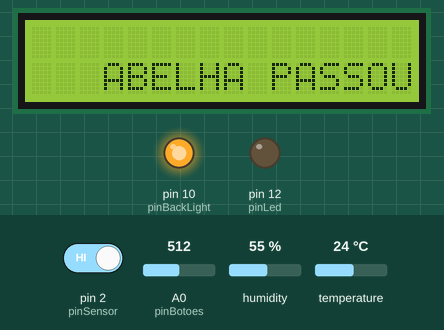
Recording of a sketch running on a simulated Arduino Uno, built with avr-gcc and run on an emulated ATmega328P. Shown: 16×2 character LCD, output pins drawn as LEDs (lit = HIGH). Inputs (shaded band) come from the test bench; at power-on: A0 (pinBotoes) = 512, pin 2 (pinSensor) HIGH, humidity 55 %, temperature 24 °C. What the sketch prints to the serial monitor is not drawn.

Above: at 1.2 s.
1.3 s: A0 (pinBotoes) set to 787
2.8 s: A0 (pinBotoes) set to 810
At 4.0 s:
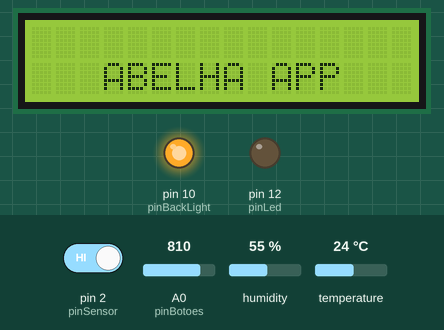
4.3 s: A0 (pinBotoes) set to 50
At 5.1 s:
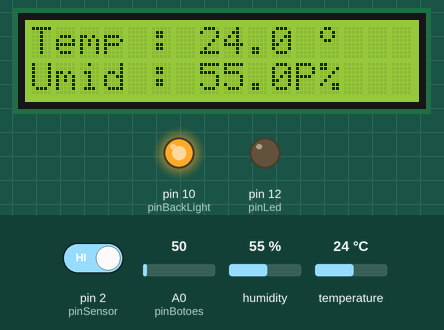
7.3 s: A0 (pinBotoes) set to 381
9.5 s: A0 (pinBotoes) set to 407
At 10.4 s:
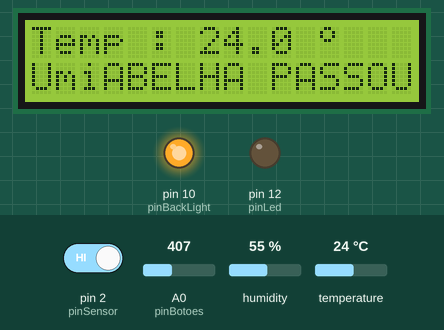
11.0 s: pin 2 (pinSensor) driven LOW
At 11.7 s:
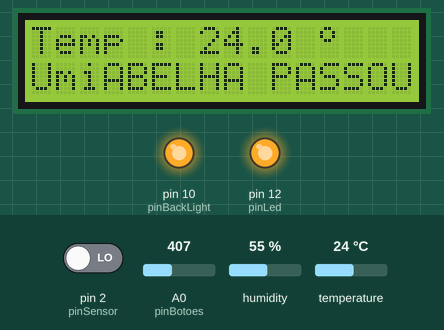
Timing chart, 0 to 13.5 s (numbered marks = the images above; inputs shaded):
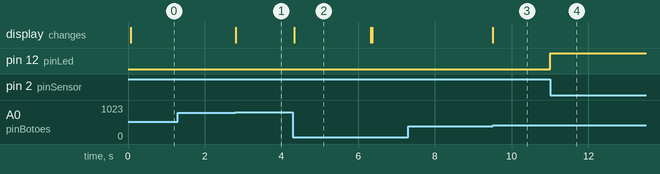

The sketch:

sketch_display_dados.ino
```cpp
/* AUTOR:     BrincandoComIdeias
*  ACOMPANHE: https://www.youtube.com/brincandocomideias ; https://www.instagram.com/canalbrincandocomideias/
*  APRENDA:   https://cursodearduino.net/ ; https://cursoderobotica.net
*  COMPRE:    https://www.arducore.com.br/
*/
#include <LiquidCrystal.h>
#include <DHT_U.h>
#include <DHT.h>

#define DHTPIN A1 // pino que estamos conectado
#define DHTTYPE DHT11 // DHT 11

// Conecte pino 1 do sensor (esquerda) ao +5V
// Conecte pino 2 do sensor ao pino de dados definido em seu Arduino
// Conecte pino 4 do sensor ao GND
// Conecte o resistor de 10K entre pin 2 (dados)
// e ao pino 1 (VCC) do sensor
DHT dht(DHTPIN, DHTTYPE);

//******* CONFIGURACAO DO PROJETO *********
#define pinBotoes A0

#define pinRs 8
#define pinEn 9
#define pinD4 4
#define pinD5 5
#define pinD6 6
#define pinD7 7
#define pinBackLight 10
//*****************************************

#define btNENHUM 0
#define btSELECT 1
#define btLEFT   2
#define btUP     3
#define btDOWN   4
#define btRIGHT  5

#define tempoDebounce 50

unsigned long delayBotao;
int estadoBotaoAnt = btNENHUM;
int pinLed = 12; // led conectado no pino digital 12
int pinSensor = 2; // módulo conectado no pino digial 2
int pinSensorAnalogico = A0; // módulo conectado no pino analógico A0

void estadoBotao(int botao);
void botaoApertado(int botao);
void botaoSolto(int botao);

LiquidCrystal lcd(pinRs, pinEn, pinD4, pinD5, pinD6, pinD7);

//Para o exemplo de uso
String descBotao[6] = {"", "Select", "Esquerda", "Abaixo", "Acima", "Direita"};
int contador = 0;
byte grau[8] ={ B00001100,
                B00010010,
                B00010010,
                B00001100,
                B00000000,
                B00000000,
                B00000000,
                B00000000,};
void setup() {
  pinMode(pinBackLight, OUTPUT);
  digitalWrite(pinBackLight, HIGH);
  //Cria o caractere customizado com o simbolo do grau
  lcd.createChar(0, grau);
  lcd.begin(16, 2);
  Serial.begin(9600);
  dht.begin();

  Serial.begin(9600);
  pinMode(pinSensor, INPUT); // define como entrada
  pinMode(pinLed, OUTPUT); // definoe como saída
  digitalWrite(pinLed, LOW); // led incia apagado
}

void loop() {
  int valBotoes = analogRead(pinBotoes);

  if ((valBotoes < 800) && (valBotoes >= 600)) {
     estadoBotao(btSELECT);

  } else if ((valBotoes < 600) && (valBotoes >= 400)) {
     estadoBotao(btLEFT);


  } else if ((valBotoes < 400) && (valBotoes >= 200)) {
     estadoBotao(btUP);

  } else if ((valBotoes < 200) && (valBotoes >= 60)) {
     estadoBotao(btDOWN);

  } else if  (valBotoes < 60) {
     estadoBotao(btRIGHT);

  } else {
     estadoBotao(btNENHUM);
  }
}

void estadoBotao(int botao) {
  //Quando um botao estiver apertado

  if (botao == btNENHUM) {

    lcd.setCursor(14,0);
    lcd.setCursor(3,1);
    lcd.print("ABELHA APP");

  }

  if (botao == btLEFT){

            Serial.println(analogRead(pinSensorAnalogico));
            if (digitalRead(pinSensor) == LOW){ // se for LOW
            digitalWrite(pinLed, HIGH); // acende o led
            } else { // caso contrário
            digitalWrite(pinLed, LOW); // apaga o led
            }

         do{

            lcd.setCursor(14,0);
            lcd.setCursor(3,1);
            lcd.print("ABELHA PASSOU");

          }

          while (pinSensorAnalogico > 500);


  }

    if (botao == btRIGHT){

          float h = dht.readHumidity(); //Le o valor da umidade
     float t = dht.readTemperature(); //Le o valor da temperatura
     lcd.setCursor(0,0);
     lcd.print("Temp : ");
     lcd.print(" ");
     lcd.setCursor(7,0);
     lcd.print(t,1);
     lcd.setCursor(12,0);

//Mostra o simbolo do grau formado pelo array
lcd.write((byte)0);

//Mostra o simbolo do grau quadrado
//lcd.print((char)223);

lcd.setCursor(0,1);
lcd.print("Umid : ");
lcd.print(" ");
lcd.setCursor(7,1);
lcd.print(h,1);
lcd.setCursor(12,1);
lcd.print("%");

//Intervalo recomendado para leitura do sensor
delay(2000);
     Serial.println(botao);

      }
   //Quando o botao for apertado ou solto
      if ((millis() - delayBotao) > tempoDebounce) {
     if ((botao != btNENHUM) && (estadoBotaoAnt == btNENHUM) ) {

        delayBotao = millis();
         lcd.clear();
     }

     if ((botao == btNENHUM) && (estadoBotaoAnt != btNENHUM) ) {

        delayBotao = millis();
        lcd.clear();
     }
  }
  estadoBotaoAnt = botao;
}
```

Measured:
- the behaviour switches between 799 and 800 on A0 (pinBotoes) (found by bisection; images 0 and 1)
- the behaviour switches between 399 and 400 on A0 (pinBotoes) (found by bisection; images 2 and 3)
- after the input at 1.3 s, every drawn part: stays the same
- after the input at 2.8 s, the display: first changes at once (image 1 shows a later state)
- after the input at 4.3 s, the display: changes at once (image 2)
- after the input at 7.3 s, every drawn part: stays the same
- after the input at 9.5 s, the display: changes at once (image 3)
- after the input at 11.0 s, pin 12 (pinLed): LOW → HIGH at once
- what the display in image 2 shows lasts 2.0 s, from 4.3 s to 6.3 s
